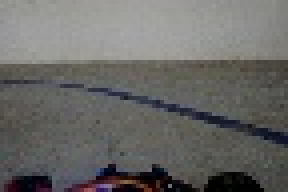
#> input picture suiron/utils/ColorSpaces/images/test102.jpg, 72 x 48 px (shown 4 times larger)
$ python interactiveColorSegment.py
#> lines starting #> are read from the running program, lines starting #| are printed output that depends on the picture
import cv2,time,argparse,glob
import numpy as np

#global variable to keep track of
show = False

def onTrackbarActivity(x):
    global show
    show = True
    pass


if __name__ == '__main__' :

    # Get the filename from the command line
    files = glob.glob('images/test102.jpg')
    files.sort()
    # load the image
    original = cv2.imread(files[0])
#> original is the input picture: shape (48, 72, 3); mean B, G, R 102, 104.2, 104.8
    #Resize the image
    rsize = 250
    original = cv2.resize(original,(rsize,rsize))
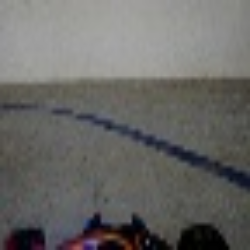
#> original: shape (250, 250, 3); mean B, G, R 101.8, 104.1, 104.7

    #position on the screen where the windows start
    initialX = 50
    initialY = 50

    #creating windows to display images
    cv2.namedWindow('P-> Previous, N-> Next',cv2.WINDOW_AUTOSIZE)
    cv2.namedWindow('SelectBGR',cv2.WINDOW_AUTOSIZE)
    cv2.namedWindow('SelectHSV',cv2.WINDOW_AUTOSIZE)
    cv2.namedWindow('SelectYCB',cv2.WINDOW_AUTOSIZE)
    cv2.namedWindow('SelectLAB',cv2.WINDOW_AUTOSIZE)

    #moving the windows to stack them horizontally
    cv2.moveWindow('P-> Previous, N-> Next',initialX,initialY)
    cv2.moveWindow('SelectBGR',initialX + (rsize + 5),initialY)
    cv2.moveWindow('SelectHSV',initialX + 2*(rsize + 5),initialY)
    cv2.moveWindow('SelectYCB',initialX + 3*(rsize + 5),initialY)
    cv2.moveWindow('SelectLAB',initialX + 4*(rsize + 5),initialY)

    #creating trackbars to get values for YCrCb
    cv2.createTrackbar('CrMin','SelectYCB',0,255,onTrackbarActivity)
    cv2.createTrackbar('CrMax','SelectYCB',0,255,onTrackbarActivity)
    cv2.createTrackbar('CbMin','SelectYCB',0,255,onTrackbarActivity)
    cv2.createTrackbar('CbMax','SelectYCB',0,255,onTrackbarActivity)
    cv2.createTrackbar('YMin','SelectYCB',0,255,onTrackbarActivity)
    cv2.createTrackbar('YMax','SelectYCB',0,255,onTrackbarActivity)

    #creating trackbars to get values for HSV
    cv2.createTrackbar('HMin','SelectHSV',0,180,onTrackbarActivity)
    cv2.createTrackbar('HMax','SelectHSV',0,180,onTrackbarActivity)
    cv2.createTrackbar('SMin','SelectHSV',0,255,onTrackbarActivity)
    cv2.createTrackbar('SMax','SelectHSV',0,255,onTrackbarActivity)
    cv2.createTrackbar('VMin','SelectHSV',0,255,onTrackbarActivity)
    cv2.createTrackbar('VMax','SelectHSV',0,255,onTrackbarActivity)

    #creating trackbars to get values for BGR
    cv2.createTrackbar('BGRBMin','SelectBGR',0,255,onTrackbarActivity)
    cv2.createTrackbar('BGRBMax','SelectBGR',0,255,onTrackbarActivity)
    cv2.createTrackbar('BGRGMin','SelectBGR',0,255,onTrackbarActivity)
    cv2.createTrackbar('BGRGMax','SelectBGR',0,255,onTrackbarActivity)
    cv2.createTrackbar('BGRRMin','SelectBGR',0,255,onTrackbarActivity)
    cv2.createTrackbar('BGRRMax','SelectBGR',0,255,onTrackbarActivity)

    #creating trackbars to get values for LAB
    cv2.createTrackbar('LABLMin','SelectLAB',0,255,onTrackbarActivity)
    cv2.createTrackbar('LABLMax','SelectLAB',0,255,onTrackbarActivity)
    cv2.createTrackbar('LABAMin','SelectLAB',0,255,onTrackbarActivity)
    cv2.createTrackbar('LABAMax','SelectLAB',0,255,onTrackbarActivity)
    cv2.createTrackbar('LABBMin','SelectLAB',0,255,onTrackbarActivity)
    cv2.createTrackbar('LABBMax','SelectLAB',0,255,onTrackbarActivity)

    # show all images initially
    cv2.imshow('SelectHSV',original)
    cv2.imshow('SelectYCB',original)
    cv2.imshow('SelectLAB',original)
    cv2.imshow('SelectBGR',original)
    i = 0
    while(1):

        cv2.imshow('P-> Previous, N-> Next',original)
        k = cv2.waitKey(1) & 0xFF
#> (key Esc is pressed here)

        # check next image in folder
        if k == ord('n'):
            i += 1
            original = cv2.imread(files[i%len(files)])
            original = cv2.resize(original,(rsize,rsize))
            show = True

        # check previous image in folder
        elif k == ord('p'):
            i -= 1
            original = cv2.imread(files[i%len(files)])
            original = cv2.resize(original,(rsize,rsize))
            show = True
        # Close all windows when 'esc' key is pressed
        elif k == 27:
            break

        if show: # If there is any event on the trackbar
            show = False

            # Get values from the BGR trackbar
            BMin = cv2.getTrackbarPos('BGRBMin','SelectBGR')
            GMin = cv2.getTrackbarPos('BGRGMin','SelectBGR')
            RMin = cv2.getTrackbarPos('BGRRMin','SelectBGR')
            BMax = cv2.getTrackbarPos('BGRBMax','SelectBGR')
            GMax = cv2.getTrackbarPos('BGRGMax','SelectBGR')
            RMax = cv2.getTrackbarPos('BGRRMax','SelectBGR')
            minBGR = np.array([BMin, GMin, RMin])
            maxBGR = np.array([BMax, GMax, RMax])

            # Get values from the HSV trackbar
            HMin = cv2.getTrackbarPos('HMin','SelectHSV')
            SMin = cv2.getTrackbarPos('SMin','SelectHSV')
            VMin = cv2.getTrackbarPos('VMin','SelectHSV')
            HMax = cv2.getTrackbarPos('HMax','SelectHSV')
            SMax = cv2.getTrackbarPos('SMax','SelectHSV')
            VMax = cv2.getTrackbarPos('VMax','SelectHSV')
            minHSV = np.array([HMin, SMin, VMin])
            maxHSV = np.array([HMax, SMax, VMax])

            # Get values from the LAB trackbar
            LMin = cv2.getTrackbarPos('LABLMin','SelectLAB')
            AMin = cv2.getTrackbarPos('LABAMin','SelectLAB')
            BMin = cv2.getTrackbarPos('LABBMin','SelectLAB')
            LMax = cv2.getTrackbarPos('LABLMax','SelectLAB')
            AMax = cv2.getTrackbarPos('LABAMax','SelectLAB')
            BMax = cv2.getTrackbarPos('LABBMax','SelectLAB')
            minLAB = np.array([LMin, AMin, BMin])
            maxLAB = np.array([LMax, AMax, BMax])

            # Get values from the YCrCb trackbar
            YMin = cv2.getTrackbarPos('YMin','SelectYCB')
            CrMin = cv2.getTrackbarPos('CrMin','SelectYCB')
            CbMin = cv2.getTrackbarPos('CbMin','SelectYCB')
            YMax = cv2.getTrackbarPos('YMax','SelectYCB')
            CrMax = cv2.getTrackbarPos('CrMax','SelectYCB')
            CbMax = cv2.getTrackbarPos('CbMax','SelectYCB')
            minYCB = np.array([YMin, CrMin, CbMin])
            maxYCB = np.array([YMax, CrMax, CbMax])

            # Convert the BGR image to other color spaces
            imageBGR = np.copy(original)
            imageHSV = cv2.cvtColor(original,cv2.COLOR_BGR2HSV)
            imageYCB = cv2.cvtColor(original,cv2.COLOR_BGR2YCrCb)
            imageLAB = cv2.cvtColor(original,cv2.COLOR_BGR2LAB)

            # Create the mask using the min and max values obtained from trackbar and apply bitwise and operation to get the results
            maskBGR = cv2.inRange(imageBGR,minBGR,maxBGR)
            resultBGR = cv2.bitwise_and(original, original, mask = maskBGR)

            maskHSV = cv2.inRange(imageHSV,minHSV,maxHSV)
            resultHSV = cv2.bitwise_and(original, original, mask = maskHSV)

            maskYCB = cv2.inRange(imageYCB,minYCB,maxYCB)
            resultYCB = cv2.bitwise_and(original, original, mask = maskYCB)

            maskLAB = cv2.inRange(imageLAB,minLAB,maxLAB)
            resultLAB = cv2.bitwise_and(original, original, mask = maskLAB)

            # Show the results
            cv2.imshow('SelectBGR',resultBGR)
            cv2.imshow('SelectYCB',resultYCB)
            cv2.imshow('SelectLAB',resultLAB)
            cv2.imshow('SelectHSV',resultHSV)

    cv2.destroyAllWindows()
